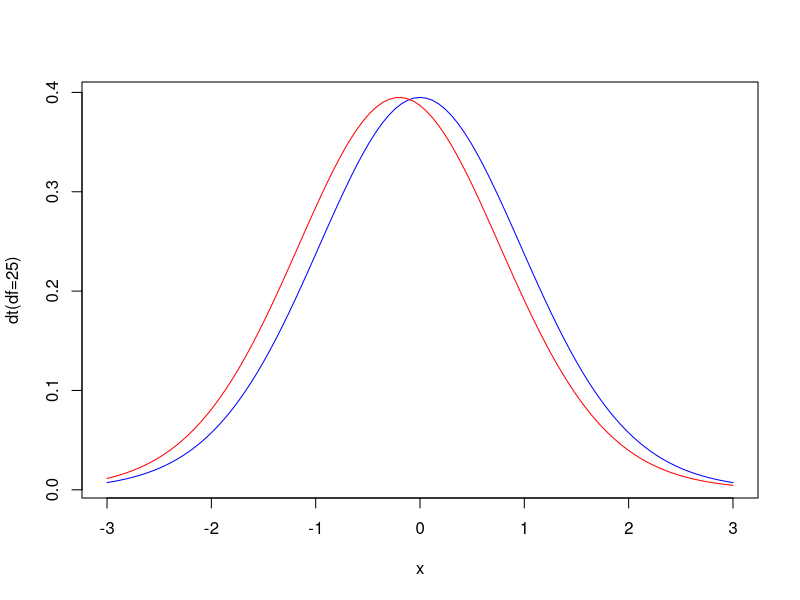
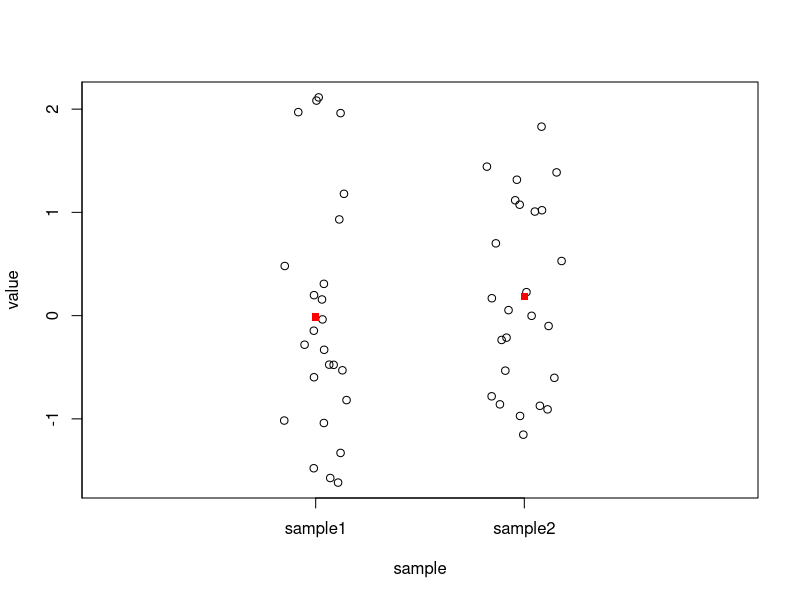

These charts were generated, in order, by the following R code: (Note: this script raises an error after producing the figures.)
## ---- chunk 1
x  <- function(x) dt(x, df=25)
y  <- function(x) dt(x + 0.2, df=25) # shift "mean"

curve(x, -3, 3, ylab="dt(df=25)", col="blue", )
curve(y, -3, 3,  col="red", add = TRUE)
points(x =qt(p=c(0.975), df=25), pch=15, col="red")


#  need to ADD quantiles:   95%,  90%,  32%, 50%
t_95  <- qt(p=c(0.025, 0.05, 0.16, .50, 0.975 ), df=25)
t_95
## ---- chunk 2
set.seed(4643)
N  <- 25 
pop_mean = 0.0
pop_sd  <- 1
sample1  <- rnorm(n = N, mean = pop_mean, sd= pop_sd )
sample2  <- rnorm(n = N, mean = pop_mean, sd= pop_sd )
## ---- chunk 3

m  <- c(mean(sample1),mean(sample2))
m
s  <- c(sd(sample1), sd(sample2))
s
x  <- rep(c(0,1), each = N)
x
plot(x = jitter(x), y = c(sample1, sample2), 
     xlim = c(-1,2), xlab="sample", ylab="value", axes=FALSE )

box()
axis(side=1, at=0:1, labels=c("sample1", "sample2"))
axis(side=2, at=seq(-3,3, 1))

# mean, 1 sd
points(x =c(0,1), m, pch=15, col="red")
arrows(x0=c(0,1), y0=m-se, y1=m+se, code=3, angle=90, length=.15)
## ---- chunk 4

se  <- s/sqrt(N)
se
t  <- (m - 0)/se
t
## ---- chunk 5
t_95  <- qt(p=c(0.025, 0.05, 0.16, .50, 0.975 ), df=25)
t_95

t.test(x = sample1)
## ---- chunk 6

knitr::knit_exit()
## ---- chunk 7

if (FALSE ){
axis(side=1, at=0:1, labels=c("nonsmokers", "smokers"))
axis(side=2, at=seq(14,22,2))
points(c(0,1), m, pch=15, col="red")
arrows(x0=c(0,1), y0=m-se, y1=m+se, code=3, angle=90, length=.15)
}
if (FALSE ){
pdf(paste0("~/downloads/print_and_delete/" , file, ".pdf"))
plot(x, fake, ylim = c(-5, 5), sub = "t-value = 21.5", type = "p")
abline(h = 0)
abline(h = fake_mean, col=2)
dev.off()
}

# ratio of "error" (difference of expected) to "width" (standard error)
t_value  <- (mean(fake) - 0)/ (sd(fake)/sqrt(n))
t_value # 21.5  large!

## ---- chunk 8

N <- 965
p0 <- 0.13
p_hat <- 209/N  # 0.217

SE <- sqrt(p0*(1-p0)/N)    # 0.011

#
t <- p_hat/SE  # 20.006

# So   reject H0,   so clearly can be RANDOM group.

pdf("~/Downloads/print_and_delete/1030_basic_t.pdf")
plot(x = c(0,0), y=c(p0, p_hat), xlim = c (-2,2), ylim= c(0, .5))
abline(h=p0)
abline(h=p_hat, col=2)
dev.off()

# Method 2
N <- 965
# but 
US <- 350 * 10^6
p0 <- N/US  # 2.77 * 10^-6

p_hat <- 209/(.13 * US) # 4.59 * 10^-6

d <- p_hat - p0  # 1.84 * 10^-6

SE <- sqrt(p0*(1-p0)/N)  # 5.35 * 10 ^-5

t <- d/SE  # 0.034
#####  Binomial #####

# pmf - binomial, x=success, size=throws

dbinom(x=0,size=2, prob=0.5) # n=2, x=0  prob = 0.25
dbinom(x=1, size =2 , prob=0.5) # n=2, x=1 # 0.5
sum(dbinom(x=0:2,size=2, prob=0.5)) # SUM = 1
